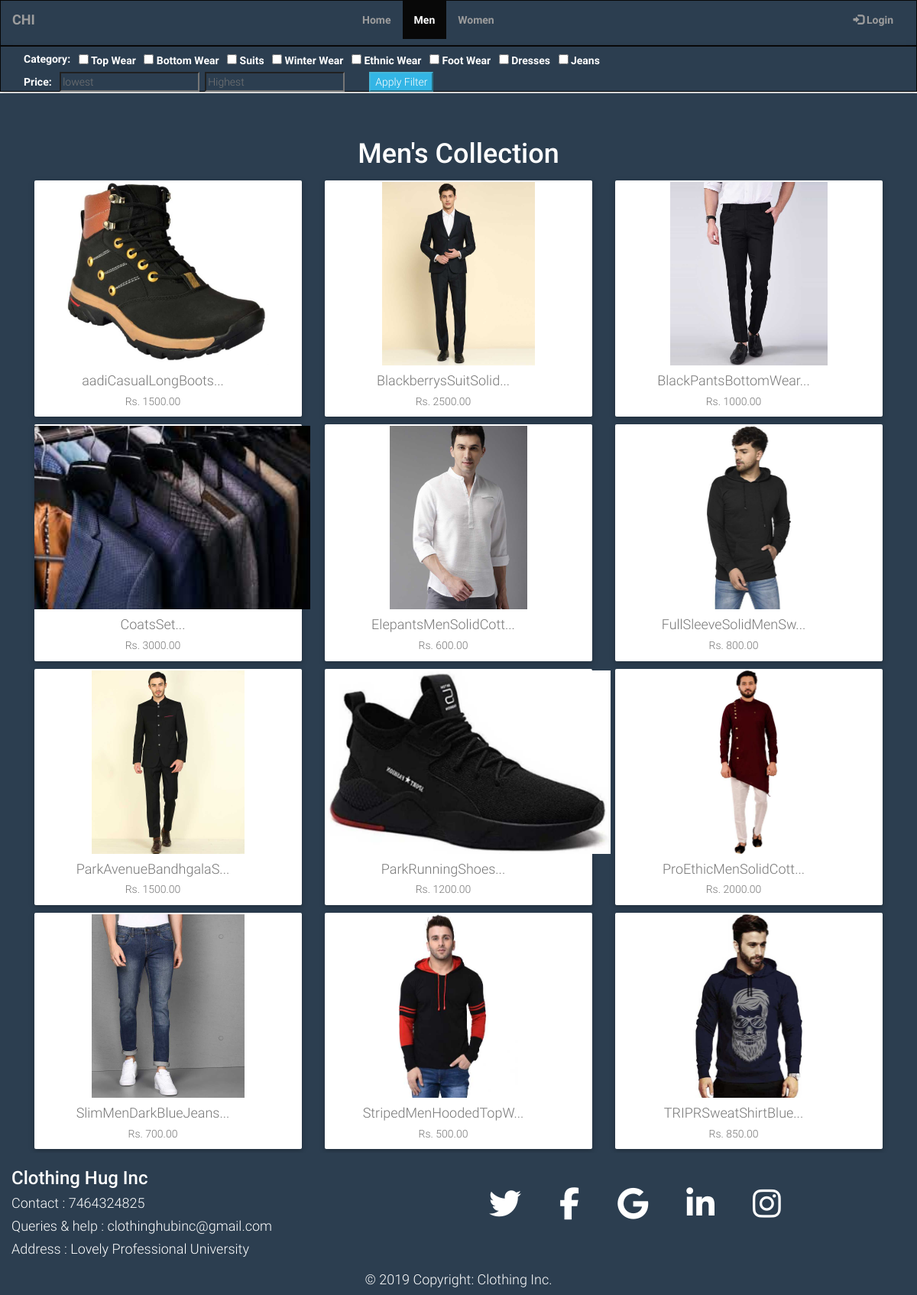
The app's page /mens.php with its own data.
### tables this page shows
create table wear_category(id int primary key auto_increment, category_name varchar(100));

create table clothing
	(id int primary key auto_increment, wear_name varchar(100), wear_description varchar(300),
    Gender int, collectionId int, fashion_designer_id int, price int,
    categoryId int, available_pieces int,
    foreign key(categoryId) references wear_category(id),
    foreign key(Gender) references gender_enum(id), foreign key(collectionId) references collections(id), 
    foreign key(fashion_designer_id) references fashion_designers(id));

### mens.php (the view, shortened to what this page needs)
<?php
    include('include/config.php');
    $sql1 = 'SELECT * FROM clothing where (Gender = 1 or Gender = 3)';
    $resultSet = mysqli_query($conn,$sql1);
    $noOfRow = mysqli_num_rows($resultSet);
?>
<html>
    <head>
        <link rel="stylesheet" href="https://maxcdn.bootstrapcdn.com/bootstrap/3.4.0/css/bootstrap.min.css">
        <link rel="stylesheet" href="css/mdb.min.css">
        <link rel="stylesheet" href="css/style.css">
    </head>
    <body>
            <nav class="navbar navbar-inverse">
                <div class="container-fluid">
                    <div class="navbar-header">
                    <a class="navbar-brand" href="index.php"><b>CHI</b></a>
                    </div>
                    <div class="collapse navbar-collapse" id="myNavbar">
                    <ul class="nav navbar-nav" style="margin-left: 35%;">
                        <li><a href="./index.php"><b>Home</b></a></li>
                        <li class="active"><a href="./mens.php"><b>Men</b></a></li>
                        <li><a href="./womens.php"><b>Women</b></a></li>
                    </ul>
                    <ul class="nav navbar-nav navbar-right">
                        <?php
                        if(empty($_SESSION['id']))
                        {
                            echo '<li><a href="./user/login.php"><span class="glyphicon glyphicon-log-in"></span><b> Login</b></a></li>';
                        }
                        else
                        {
                            $userName = $_SESSION['userName'];
                            echo "<li><a href='./user/profile.php'><span class='glyphicon-log-in'></span><b>$userName</b></a></li>";
                            echo '<li><a href="./user/logout.php"><span class="glyphicon glyphicon-log-in"></span><b>Logout</b></a></li>';
                        }
                        ?>
                    </ul>
                    </div>
                </div>
            </nav>
            <nav class="navbar navbar-inverse">
                <div class="container-fluid">
                    <div class="collapse navbar-collapse" id="myfilterOptions">
                    <form action="filterApplyMen.php" method="POST">
                    <ul class="nav navbar-nav" style="margin-top: 0.5%;">
                        <li>
                            <label>Category: </label> &ensp;
                        </li>
                        <?php
                        $categoryList = 'Select * from wear_category;';
                        $resultCategorySet = mysqli_query($conn, $categoryList);
                        $categoryRowNum = mysqli_num_rows($resultCategorySet);
                        if($categoryRowNum > 0 ){
                            while($categoryRow = $resultCategorySet -> fetch_assoc()){
                                $value = $categoryRow['id'];
                                $type = $categoryRow['category_name'];
                                echo "
                                    <li>
                                        <input type=\"checkbox\" name=\"categoryList[]\" value = '$value'>
                                        <label>$type</label> &ensp;
                                    </li>
                                ";
                            }
                        }
                        ?>
                        <br/>
                        <li>
                        <label>Price: </label> &ensp;<input type="number" style="background-color:#2c3e50;" name = "priceL" placeholder="lowest"/>
                        </li>
                        <li>
                        &ensp;<input form-style type="number" style="background-color:#2c3e50;" name = "priceH" placeholder="Highest"/>
                        </li>
                        <li>
                        &ensp;&ensp;&ensp;&ensp; <button class="btn-info" type="submit">Apply Filter</button>
                        </li>
                    </ul>
                    </form>
                    </div>
                </div>
            </nav>
            <div class="col-sm-12 text-center  health1" style="background:#2c3e50;" >
                <div clas="row">
                    <div class="col-md-12">
                        <br><br>
                        <h3 class="text-muted h1" style="color:#fff;">Men's Collection</h3>
                        <?php
                            if($noOfRow > 0){
                                while($clothSet = $resultSet -> fetch_assoc()){
                                    $nameOfCloth = explode('.', $clothSet['wear_name'], -1);
                                    $nameOfCloth = substr($nameOfCloth[0],0,20);
                                    $nameOfCloth = $nameOfCloth."...";
                                    $clothUrl =  $clothSet['wear_name'];
                                    $price = 'Rs. '.$clothSet['price'].'.00';
                                    $id = $clothSet['id'];
                                    echo "
                                    <div class=\"col-sm-4 text-center pt2\" >
                                        <div class=\"card\">
                                            <a href='SelectIdNextPage.php?id=$id'>
                                                <img src=\"./img/Mens/$clothUrl\" style=\"width:auto;height:240;\" >
                                                <h4 class=\"text-muted\" style=\"margin-left:-40px;\">$nameOfCloth</h4>
                                                <h5 class=\"text-muted\" style=\"margin-left:-40px;\">$price</h5>
                                            </a>
                                        </div>
                                    </div>";
                               }
                            }
                        ?>
                    </div>
                    <br><br><br>
                </div>
            </div>
            <div class="col-sm-12 text-center health1">
                <div class="row">
                    <div class="col-sm-6 text-left">
                        <h3 class="h3" style="color:#fff;">Clothing Hug Inc</h3>
                        <h4 style="color:#fff;">Contact : 7464324825</h4>
                        <h4 style="color:#fff;">Queries & help : clothinghubinc@gmail.com</h4>
                        <h4 style="color:#fff;">Address : Lovely Professional University</h4>
                    </div>
                    <div class="col-sm-6 pt3">
                        <ul class="nav navbar-nav">
                            <li><a href="#"><i class="fa fa-twitter fa-3x font1"></i></a></li >
                            <li><a href="#"><i class="fa fa-facebook fa-3x font1"></i></a></li>
                            <li><a href="#"><i class="fa fa-google fa-3x font1"></i></a></li>
                            <li><a href="#"><i class="fa fa-linkedin fa-3x font1"></i></a></li>
                            <li><a href="#"><i class="fa fa-instagram fa-3x font1"></i></a></li>
                        </ul>
                    </div>
                </div>
                <div class="footer-copyright text-center py-3" style="color:#fff;"><h4>© 2019 Copyright:
                  Clothing Inc.</h4>
                </div>
            </div>
    </body>
</html>

### css/style.css (style rules this page uses)
.navbar { border-radius:00px!important; margin:00px 00px 00px 00px; padding:00px 00px 00px 00px; height:60px; background: #2c3e50; }
.navbar-inverse { color:#fff; }
.pt3 { padding-top:30px; padding-bottom:10px; }
.pt2 { padding-top:05px; padding-bottom:05px; }
.health1 { background:#2c3e50; width:100%; }
.card { background-color:#fff; border-radius:02px; padding-top:02px; padding-bottom:02px; }

### mens.php (style rules this page uses)
.font1 { padding-left:10px; padding-right:10px; color:#fff; }

### records on screen
wear_category: category_name "Top Wear"
wear_category: category_name "Bottom Wear"
wear_category: category_name "Suits"
wear_category: category_name "Winter Wear"
wear_category: category_name "Ethnic Wear"
wear_category: category_name "Foot Wear"
wear_category: category_name "Dresses"
wear_category: category_name "Jeans"
clothing: wear_name (picture), nameOfCloth "aadiCasualLongBoots...", price "Rs. 1500.00"
clothing: wear_name (picture), nameOfCloth "BlackberrysSuitSolid...", price "Rs. 2500.00"
clothing: wear_name (picture), nameOfCloth "BlackPantsBottomWear...", price "Rs. 1000.00"
clothing: wear_name (picture), nameOfCloth "CoatsSet...", price "Rs. 3000.00"
clothing: wear_name (picture), nameOfCloth "ElepantsMenSolidCott...", price "Rs. 600.00"
clothing: wear_name (picture), nameOfCloth "FullSleeveSolidMenSw...", price "Rs. 800.00"
clothing: wear_name (picture), nameOfCloth "ParkAvenueBandhgalaS...", price "Rs. 1500.00"
clothing: wear_name (picture), nameOfCloth "ParkRunningShoes...", price "Rs. 1200.00"
clothing: wear_name (picture), nameOfCloth "ProEthicMenSolidCott...", price "Rs. 2000.00"
clothing: wear_name (picture), nameOfCloth "SlimMenDarkBlueJeans...", price "Rs. 700.00"
clothing: wear_name (picture), nameOfCloth "StripedMenHoodedTopW...", price "Rs. 500.00"
clothing: wear_name (picture), nameOfCloth "TRIPRSweatShirtBlue...", price "Rs. 850.00"
